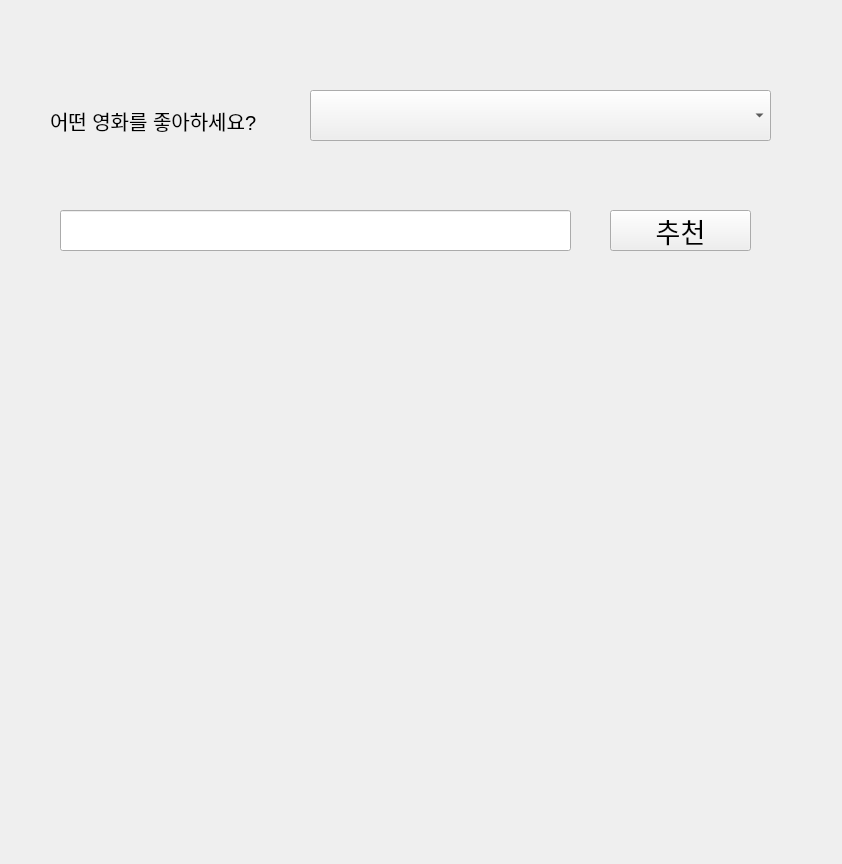
<?xml version="1.0" encoding="UTF-8"?>
<ui version="4.0">
 <class>Form</class>
 <widget class="QWidget" name="Form">
  <property name="geometry">
   <rect>
    <x>0</x>
    <y>0</y>
    <width>842</width>
    <height>864</height>
   </rect>
  </property>
  <property name="windowTitle">
   <string>Form</string>
  </property>
  <widget class="QComboBox" name="comboBox">
   <property name="geometry">
    <rect>
     <x>310</x>
     <y>90</y>
     <width>461</width>
     <height>51</height>
    </rect>
   </property>
   <property name="font">
    <font>
     <pointsize>15</pointsize>
    </font>
   </property>
  </widget>
  <widget class="QLabel" name="label">
   <property name="geometry">
    <rect>
     <x>50</x>
     <y>100</y>
     <width>241</width>
     <height>41</height>
    </rect>
   </property>
   <property name="font">
    <font>
     <pointsize>15</pointsize>
    </font>
   </property>
   <property name="text">
    <string>어떤 영화를 좋아하세요?</string>
   </property>
  </widget>
  <widget class="QLabel" name="lbl_recommendation">
   <property name="geometry">
    <rect>
     <x>110</x>
     <y>370</y>
     <width>661</width>
     <height>451</height>
    </rect>
   </property>
   <property name="font">
    <font>
     <pointsize>15</pointsize>
    </font>
   </property>
   <property name="text">
    <string/>
   </property>
   <property name="alignment">
    <set>Qt::AlignCenter</set>
   </property>
  </widget>
  <widget class="QLineEdit" name="le_keyword">
   <property name="geometry">
    <rect>
     <x>60</x>
     <y>210</y>
     <width>511</width>
     <height>41</height>
    </rect>
   </property>
   <property name="font">
    <font>
     <pointsize>15</pointsize>
    </font>
   </property>
  </widget>
  <widget class="QPushButton" name="btn_recommendation">
   <property name="geometry">
    <rect>
     <x>610</x>
     <y>210</y>
     <width>141</width>
     <height>41</height>
    </rect>
   </property>
   <property name="font">
    <font>
     <pointsize>20</pointsize>
    </font>
   </property>
   <property name="text">
    <string>추천</string>
   </property>
  </widget>
 </widget>
 <resources/>
 <connections/>
</ui>
